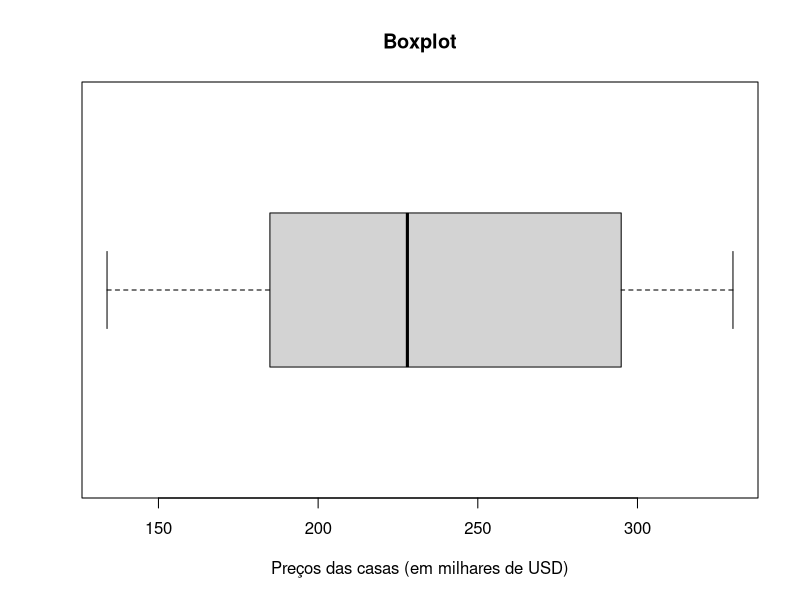
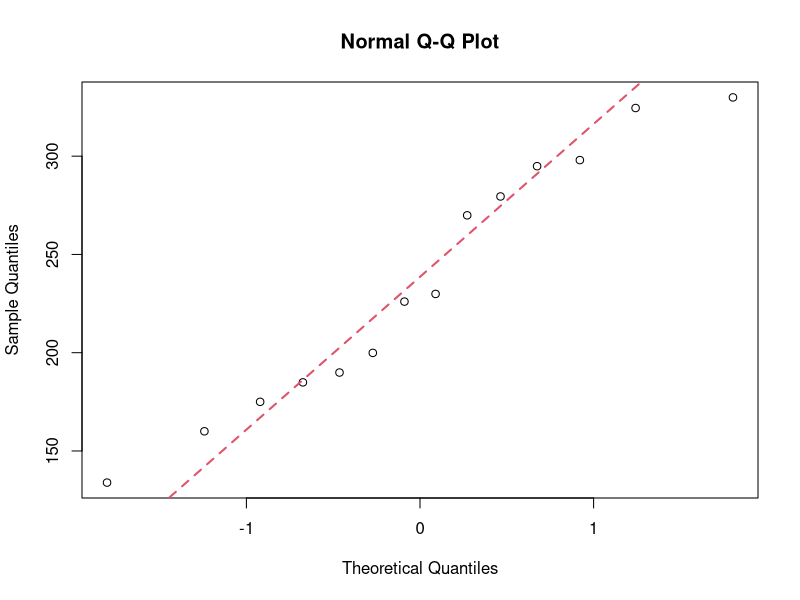

R code for these plots, in order:
## ---- chunk 1
knitr::opts_chunk$set(echo = TRUE)
## ---- chunk 2

n<-20
x<-4
x<-x*sqrt(20)
x<-x/sqrt(5.62)
cat("A probabilidade P(t_n-1>7.54583) = ", round(pt(x,n-1,lower.tail=FALSE),8))
## ---- chunk 3
X<-rnorm(n,mean=0,sd=sqrt(5.62))
Y<-X
Y<-Y-mean(Y)
Y<-Y/sd(Y)
Y<-Y*sqrt(length(Y))
t.test(Y,alternative="less",mu=4,conf.level=0.90)
## ---- chunk 4
quantil<-function(N,S,Mu){
  q<-Mu
  q<-q*sqrt(N)
  s<-sqrt(S) # STANDARD_DEVIATION by variance
  q<-q/s
  return(q)
}
q<-quantil(n,5.62, 4.0)
Power<-pt(q,n-1)
cat("O poder do teste é = ", Power)
## ---- chunk 5
q<-quantil(n,7.0, 4.0)
Power<-pt(q,n-1)
cat("O poder do teste é = ", Power)
## ---- chunk 6
s<-sqrt(7.0)
n<-10
F_quantile<-function(n,s){
  Q<-(4.0*sqrt(n))/s
  return (p<-pt(Q,n-1))
}
p<-100
while(p>0.90 & n>1){
  p<-F_quantile(n,sqrt(7.0))
  n<-n-1
}
cat("n = ", n+1, "p = ", p)
F_quantile(2,sqrt(7.0))
F_quantile(3,sqrt(7.0))
## ---- chunk 7
A<-c(776.58,672.00,1251.60,1133.58,797.58,965.58,735.00,1173.90,1238.58,1362.90,949.20,1385.58,839.58,562.38)
B<-matrix(A,ncol=2)
B
B<-B/4.20
A<-A/4.20

## ---- chunk 8
B
## ---- chunk 9
mean(A)
## ---- chunk 10
sd(A)
## ---- chunk 11
boxplot(
        A,
        xlab = "Preços das casas (em milhares de USD)",
        horizontal=TRUE,
        main = "Boxplot"
    )
## ---- chunk 12
##qqnorm(A,xaxt="n",yaxt="n",xlab="",ylab="",main="Q-Q")
qqnorm(A)
qqline(A,col=2,lwd=2,lty=2)
## ---- chunk 13
y<-rnorm(length(A))
ks.test(A,y)

y<-rnorm(length(A),sd=sd(A))
ks.test(A,y)

y<-rnorm(length(A),mean=mean(A))
ks.test(A,y)

y<-rnorm(length(A),mean=mean(A),sd=sd(A))
ks.test(A,y)

## ---- chunk 14
shapiro.test(A)
## ---- chunk 15
library(nortest)
ad.test(A)
## ---- chunk 16
lillie.test(A)
## ---- chunk 17
x<-sum(A)
n<-length(A)
x<-x/n
s<-(A-x)^2
s<-sum(s)
s<-s/(n-1)
s<-sqrt(s)

x_inf<-x-qt(0.975,13)*(s/sqrt(14))
x_sup<-x+qt(0.975,13)*(s/sqrt(14))
cat("95% por cento IC:", x_inf,"  ",x_sup)

t.test(A)
## ---- chunk 18
t.test(A,conf.level=0.95)
